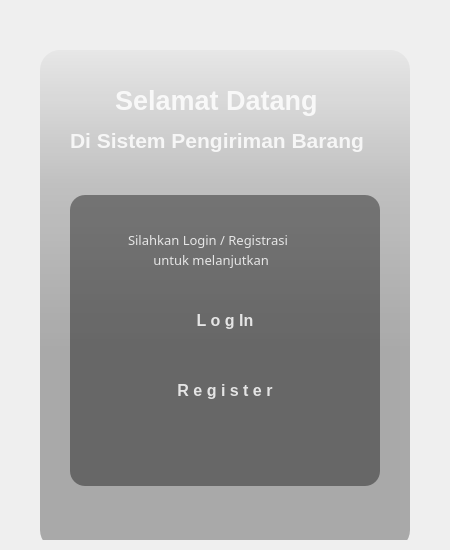
<?xml version="1.0" encoding="UTF-8"?>
<ui version="4.0">
 <class>Form</class>
 <widget class="QWidget" name="Form">
  <property name="geometry">
   <rect>
    <x>0</x>
    <y>0</y>
    <width>450</width>
    <height>550</height>
   </rect>
  </property>
  <property name="windowTitle">
   <string>Form</string>
  </property>
  <widget class="QWidget" name="widget" native="true">
   <property name="geometry">
    <rect>
     <x>30</x>
     <y>40</y>
     <width>390</width>
     <height>500</height>
    </rect>
   </property>
   <widget class="QLabel" name="label">
    <property name="geometry">
     <rect>
      <x>10</x>
      <y>10</y>
      <width>370</width>
      <height>500</height>
     </rect>
    </property>
    <property name="styleSheet">
     <string notr="true">border-image: url(:/images/drops-5451924_1280.jpg);
border-radius:20px;</string>
    </property>
    <property name="text">
     <string/>
    </property>
   </widget>
   <widget class="QLabel" name="label_2">
    <property name="geometry">
     <rect>
      <x>10</x>
      <y>10</y>
      <width>370</width>
      <height>500</height>
     </rect>
    </property>
    <property name="styleSheet">
     <string notr="true">background-color:qlineargradient(spread:pad, x1:0, y1:0, x2:0, y2:0.715909, stop:0 rgba(0, 0, 0, 9), stop:0.375 rgba(0, 0, 0, 50),stop:0.835227 rgba(0,0,0,75));
border-radius:20px;</string>
    </property>
    <property name="text">
     <string/>
    </property>
   </widget>
   <widget class="QLabel" name="label_4">
    <property name="geometry">
     <rect>
      <x>85</x>
      <y>40</y>
      <width>220</width>
      <height>40</height>
     </rect>
    </property>
    <property name="font">
     <font>
      <pointsize>20</pointsize>
      <weight>75</weight>
      <bold>true</bold>
     </font>
    </property>
    <property name="styleSheet">
     <string notr="true">color: rgba(255,255,255,210);</string>
    </property>
    <property name="text">
     <string>Selamat Datang</string>
    </property>
   </widget>
   <widget class="QPushButton" name="pushButton">
    <property name="geometry">
     <rect>
      <x>95</x>
      <y>260</y>
      <width>200</width>
      <height>40</height>
     </rect>
    </property>
    <property name="font">
     <font>
      <pointsize>12</pointsize>
      <weight>75</weight>
      <bold>true</bold>
     </font>
    </property>
    <property name="styleSheet">
     <string notr="true">QPushButton#pushButton {
    background-color: qlineargradient(spread:pad, x1:0, y1:0.505682, x2:1, y2:0.477, 
        stop:0 rgba(78, 47, 20, 219), stop:1 rgba(100, 60, 30, 226)); /* Cokelat gelap */
    color: rgba(255, 255, 255, 210); /* Warna teks putih */
    border-radius: 5px; /* Sudut melengkung */
}

QPushButton#pushButton:hover {
    background-color: qlineargradient(spread:pad, x1:0, y1:0.505682, x2:1, y2:0.477, 
        stop:0 rgba(100, 60, 30, 219), stop:1 rgba(120, 70, 40, 226)); /* Cokelat sedikit lebih terang */
}

QPushButton#pushButton:pressed {
    padding-left: 5px;
    padding-top: 5px;
    background-color: rgba(60, 40, 20, 200); /* Cokelat sangat gelap (hampir hitam) */
}
</string>
    </property>
    <property name="text">
     <string>L o g In</string>
    </property>
   </widget>
   <widget class="QLabel" name="label_5">
    <property name="geometry">
     <rect>
      <x>40</x>
      <y>80</y>
      <width>310</width>
      <height>40</height>
     </rect>
    </property>
    <property name="font">
     <font>
      <pointsize>16</pointsize>
      <weight>75</weight>
      <bold>true</bold>
     </font>
    </property>
    <property name="styleSheet">
     <string notr="true">color: rgba(255,255,255,210);</string>
    </property>
    <property name="text">
     <string>Di Sistem Pengiriman Barang</string>
    </property>
   </widget>
   <widget class="QLabel" name="label_6">
    <property name="geometry">
     <rect>
      <x>98</x>
      <y>180</y>
      <width>194</width>
      <height>40</height>
     </rect>
    </property>
    <property name="font">
     <font>
      <family>Arial Black</family>
      <pointsize>10</pointsize>
      <weight>50</weight>
      <bold>false</bold>
     </font>
    </property>
    <property name="styleSheet">
     <string notr="true">color: rgba(255,255,255,210);</string>
    </property>
    <property name="text">
     <string>Silahkan Login / Registrasi</string>
    </property>
   </widget>
   <widget class="QLabel" name="label_3">
    <property name="geometry">
     <rect>
      <x>40</x>
      <y>155</y>
      <width>310</width>
      <height>291</height>
     </rect>
    </property>
    <property name="styleSheet">
     <string notr="true">background-color:rgba(0,0,0,100);
border-radius:15px;</string>
    </property>
    <property name="text">
     <string/>
    </property>
   </widget>
   <widget class="QLabel" name="label_7">
    <property name="geometry">
     <rect>
      <x>120</x>
      <y>200</y>
      <width>150</width>
      <height>40</height>
     </rect>
    </property>
    <property name="font">
     <font>
      <family>Arial Black</family>
      <pointsize>10</pointsize>
      <weight>50</weight>
      <bold>false</bold>
     </font>
    </property>
    <property name="styleSheet">
     <string notr="true">color: rgba(255,255,255,210);</string>
    </property>
    <property name="text">
     <string> untuk melanjutkan</string>
    </property>
   </widget>
   <widget class="QPushButton" name="pushButton_2">
    <property name="geometry">
     <rect>
      <x>95</x>
      <y>330</y>
      <width>200</width>
      <height>40</height>
     </rect>
    </property>
    <property name="font">
     <font>
      <pointsize>12</pointsize>
      <weight>75</weight>
      <bold>true</bold>
     </font>
    </property>
    <property name="styleSheet">
     <string notr="true">QPushButton#pushButton {
    background-color: qlineargradient(spread:pad, x1:0, y1:0.505682, x2:1, y2:0.477, 
        stop:0 rgba(78, 47, 20, 219), stop:1 rgba(100, 60, 30, 226)); /* Cokelat gelap */
    color: rgba(255, 255, 255, 210); /* Warna teks putih */
    border-radius: 5px; /* Sudut melengkung */
}

QPushButton#pushButton:hover {
    background-color: qlineargradient(spread:pad, x1:0, y1:0.505682, x2:1, y2:0.477, 
        stop:0 rgba(100, 60, 30, 219), stop:1 rgba(120, 70, 40, 226)); /* Cokelat sedikit lebih terang */
}

QPushButton#pushButton:pressed {
    padding-left: 5px;
    padding-top: 5px;
    background-color: rgba(60, 40, 20, 200); /* Cokelat sangat gelap (hampir hitam) */
}

QPushButton#pushButton_2 {
    background-color: qlineargradient(spread:pad, x1:0, y1:0.505682, x2:1, y2:0.477, 
        stop:0 rgba(78, 47, 20, 219), stop:1 rgba(100, 60, 30, 226)); /* Cokelat gelap */
    color: rgba(255, 255, 255, 210); /* Warna teks putih */
    border-radius: 5px; /* Sudut melengkung */
}

QPushButton#pushButton_2:hover {
    background-color: qlineargradient(spread:pad, x1:0, y1:0.505682, x2:1, y2:0.477, 
        stop:0 rgba(100, 60, 30, 219), stop:1 rgba(120, 70, 40, 226)); /* Cokelat sedikit lebih terang */
}

QPushButton#pushButton_2:pressed {
    padding-left: 5px;
    padding-top: 5px;
    background-color: rgba(60, 40, 20, 200); /* Cokelat sangat gelap (hampir hitam) */
}

</string>
    </property>
    <property name="text">
     <string>R e g i s t e r</string>
    </property>
   </widget>
   <zorder>label</zorder>
   <zorder>label_2</zorder>
   <zorder>label_4</zorder>
   <zorder>label_5</zorder>
   <zorder>label_3</zorder>
   <zorder>pushButton</zorder>
   <zorder>label_6</zorder>
   <zorder>label_7</zorder>
   <zorder>pushButton_2</zorder>
  </widget>
 </widget>
 <resources>
  <include location="../res.qrc"/>
 </resources>
 <connections/>
</ui>
